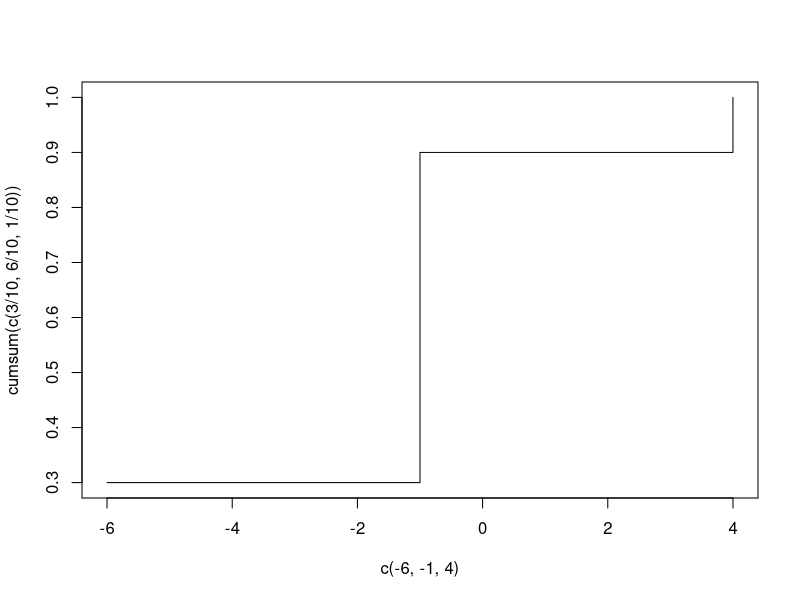

This figure's R source:
# AB 4

# Aufgabe 2

choose(5,2)

kugeln <- c("B1", "B2", "B3", "R1", "R2")
sample(kugeln, 2, replace = F)

combn(kugeln, m = 2)

sample(c(4, -1, -6), 1, prob = c(3/10, 6/10, 1/10))

# Aufgabe 4

plot(c(-6, -1, 4), cumsum(c(3/10, 6/10, 1/10)), type = "s")

n <- 10000
w <- matrix(NA, nrow = n, ncol = 1)
for (i in 1:n) {
  w[i,] <- sample(c(4, -1, -6), 1, prob = c(3/10, 6/10, 1/10))}

mean(w)


